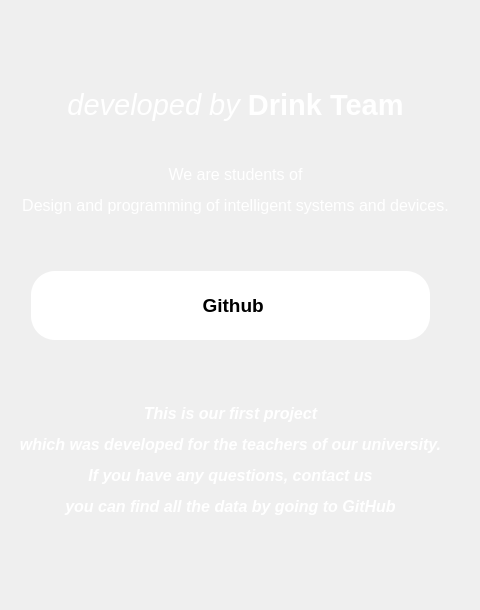
    <widget class="QWidget" name="page_6">
     <widget class="QWidget" name="widget_6" native="true">
      <property name="geometry">
       <rect>
        <x>0</x>
        <y>50</y>
        <width>471</width>
        <height>551</height>
       </rect>
      </property>
      <property name="styleSheet">
       <string notr="true">#widget_6{
        background-image: url(C:/Users/nazar/Downloads/fine.jpg);
border-radius: 10px;
font: 25 14pt Bahnschrift Light Condensed
}
</string>
      </property>
      <widget class="QLabel" name="label_14">
       <property name="geometry">
        <rect>
         <x>0</x>
         <y>110</y>
         <width>471</width>
         <height>61</height>
        </rect>
       </property>
       <property name="text">
        <string>&lt;html&gt;&lt;head/&gt;&lt;body&gt;&lt;p align=&quot;center&quot;&gt;&lt;span style=&quot; font-size:12pt; color:#ffffff;&quot;&gt;We are students of&lt;/span&gt;&lt;/p&gt;&lt;p align=&quot;center&quot;&gt;&lt;span style=&quot; font-size:12pt; color:#ffffff;&quot;&gt;Design and programming of intelligent systems and devices.&lt;/span&gt;&lt;/p&gt;&lt;/body&gt;&lt;/html&gt;</string>
       </property>
      </widget>
      <widget class="QLabel" name="label_15">
       <property name="geometry">
        <rect>
         <x>20</x>
         <y>37</y>
         <width>41</width>
         <height>41</height>
        </rect>
       </property>
       <property name="minimumSize">
        <size>
         <width>0</width>
         <height>0</height>
        </size>
       </property>
       <property name="maximumSize">
        <size>
         <width>41</width>
         <height>41</height>
        </size>
       </property>
       <property name="sizeIncrement">
        <size>
         <width>0</width>
         <height>0</height>
        </size>
       </property>
       <property name="text">
        <string/>
       </property>
       <property name="pixmap">
        <pixmap resource="images.qrc">:/images/code.png</pixmap>
       </property>
       <property name="scaledContents">
        <bool>true</bool>
       </property>
      </widget>
      <widget class="QLabel" name="label_16">
       <property name="geometry">
        <rect>
         <x>30</x>
         <y>30</y>
         <width>411</width>
         <height>51</height>
        </rect>
       </property>
       <property name="minimumSize">
        <size>
         <width>0</width>
         <height>0</height>
        </size>
       </property>
       <property name="maximumSize">
        <size>
         <width>34546</width>
         <height>16777215</height>
        </size>
       </property>
       <property name="font">
        <font>
         <pointsize>24</pointsize>
        </font>
       </property>
       <property name="text">
        <string>&lt;html&gt;&lt;head/&gt;&lt;body&gt;&lt;p align=&quot;center&quot;&gt;&lt;span style=&quot; font-size:22pt; font-style:italic; color:#ffffff;&quot;&gt;developed by &lt;/span&gt;&lt;span style=&quot; font-size:22pt; font-weight:700; color:#ffffff;&quot;&gt;Drink Team&lt;/span&gt;&lt;/p&gt;&lt;/body&gt;&lt;/html&gt;</string>
       </property>
       <property name="alignment">
        <set>Qt::AlignLeading|Qt::AlignLeft|Qt::AlignVCenter</set>
       </property>
      </widget>
      <widget class="QLabel" name="label_17">
       <property name="geometry">
        <rect>
         <x>410</x>
         <y>37</y>
         <width>41</width>
         <height>41</height>
        </rect>
       </property>
       <property name="minimumSize">
        <size>
         <width>41</width>
         <height>41</height>
        </size>
       </property>
       <property name="maximumSize">
        <size>
         <width>41</width>
         <height>41</height>
        </size>
       </property>
       <property name="sizeIncrement">
        <size>
         <width>0</width>
         <height>0</height>
        </size>
       </property>
       <property name="text">
        <string/>
       </property>
       <property name="pixmap">
        <pixmap resource="images.qrc">:/images/code.png</pixmap>
       </property>
       <property name="scaledContents">
        <bool>true</bool>
       </property>
      </widget>
      <widget class="QPushButton" name="info">
       <property name="geometry">
        <rect>
         <x>30</x>
         <y>220</y>
         <width>401</width>
         <height>71</height>
        </rect>
       </property>
       <property name="font">
        <font>
         <pointsize>14</pointsize>
         <bold>true</bold>
        </font>
       </property>
       <property name="cursor">
        <cursorShape>PointingHandCursor</cursorShape>
       </property>
       <property name="styleSheet">
        <string notr="true">QPushButton {
	border: 2px solid  rgba(255, 255, 255, 0) ;
    background-color: rgba(255, 255, 255, 255);
    color: black;
    border-radius: 25px
}

QPushButton:hover {
        background-color: rgba(255, 255, 255, 255);
		border: 2px solid  rgba(255, 255, 255, 255) ;
}
QPushButton:pressed {
	border: 2px solid  grey ;
    background-color: grey;
}</string>
       </property>
       <property name="text">
        <string> Github</string>
       </property>
       <property name="icon">
        <iconset resource="images.qrc">
         <normaloff>:/images/github.png</normaloff>:/images/github.png</iconset>
       </property>
       <property name="iconSize">
        <size>
         <width>28</width>
         <height>28</height>
        </size>
       </property>
      </widget>
      <widget class="QLabel" name="label_13">
       <property name="geometry">
        <rect>
         <x>0</x>
         <y>270</y>
         <width>461</width>
         <height>281</height>
        </rect>
       </property>
       <property name="text">
        <string>&lt;html&gt;&lt;head/&gt;&lt;body&gt;&lt;p align=&quot;center&quot;&gt;&lt;span style=&quot; font-size:12pt; font-weight:700; font-style:italic; color:#ffffff;&quot;&gt;This is our first project&lt;/span&gt;&lt;/p&gt;&lt;p align=&quot;center&quot;&gt;&lt;span style=&quot; font-size:12pt; font-weight:700; font-style:italic; color:#ffffff;&quot;&gt;which was developed for the teachers of our university.&lt;/span&gt;&lt;/p&gt;&lt;p align=&quot;center&quot;&gt;&lt;span style=&quot; font-size:12pt; font-weight:700; font-style:italic; color:#ffffff;&quot;&gt;If you have any questions, contact us&lt;/span&gt;&lt;/p&gt;&lt;p align=&quot;center&quot;&gt;&lt;span style=&quot; font-size:12pt; font-weight:700; font-style:italic; color:#ffffff;&quot;&gt;you can find all the data by going to GitHub&lt;/span&gt;&lt;/p&gt;&lt;/body&gt;&lt;/html&gt;</string>
       </property>
      </widget>
     </widget>
    </widget>
